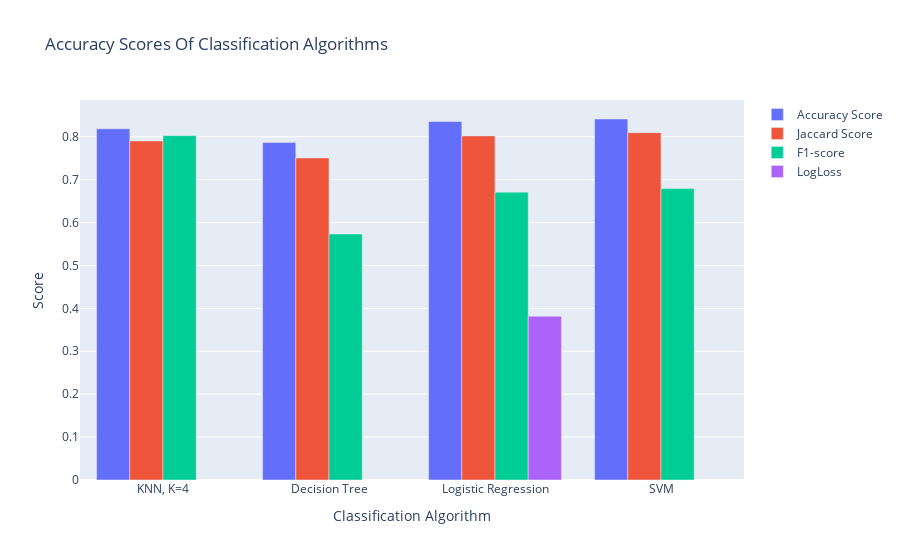

The cell this chart's notebook holds for it:
### Code cell
from plotly.subplots import make_subplots
import plotly.graph_objects as go

fig = make_subplots(rows=1, cols=1)

fig.add_trace(
    go.Bar(x=Report['Classification Algorithm'], y=Report['Accuracy Score'], name='Accuracy Score'),
    row=1, col=1
)

fig.add_trace(
    go.Bar(x=Report['Classification Algorithm'], y=Report['Jaccard Score'], name='Jaccard Score'),
    row=1, col=1
)
fig.add_trace(
    go.Bar(x=Report['Classification Algorithm'], y=Report['F1-score'], name='F1-score'), row=1,col=1
)
fig.add_trace(
    go.Bar(x=Report['Classification Algorithm'], y=Report['LogLoss'], name='LogLoss'), row=1,col=1
)

fig.update_layout(title_text="Accuracy Scores Of Classification Algorithms")
fig.update_yaxes(title_text="Score", row=1, col=1)
fig.update_xaxes(title_text="Classification Algorithm", row=1, col=1)
fig.show()

### Figure 1 — Plotly figure (JSON) as saved in the notebook; plotly's stock layout.template omitted (floating-point values rounded to 4 significant figures)
{"data": [{"name": "Accuracy Score", "type": "bar", "x": ["KNN, K=4", "Decision Tree", "Logistic Regression", "SVM"], "xaxis": "x", "y": [0.8183, 0.7863, 0.8351, 0.8412], "yaxis": "y"}, {"name": "Jaccard Score", "type": "bar", "x": ["KNN, K=4", "Decision Tree", "Logistic Regression", "SVM"], "xaxis": "x", "y": [0.7901, 0.7504, 0.8018, 0.8092], "yaxis": "y"}, {"name": "F1-score", "type": "bar", "x": ["KNN, K=4", "Decision Tree", "Logistic Regression", "SVM"], "xaxis": "x", "y": [0.8024, 0.5732, 0.6707, 0.679], "yaxis": "y"}, {"name": "LogLoss", "type": "bar", "x": ["KNN, K=4", "Decision Tree", "Logistic Regression", "SVM"], "xaxis": "x", "y": ["N/A", "N/A", 0.3816, "N/A"], "yaxis": "y"}], "layout": {"title": {"text": "Accuracy Scores Of Classification Algorithms"}, "xaxis": {"anchor": "y", "domain": [0, 1], "title": {"text": "Classification Algorithm"}}, "yaxis": {"anchor": "x", "domain": [0, 1], "title": {"text": "Score"}}}}
